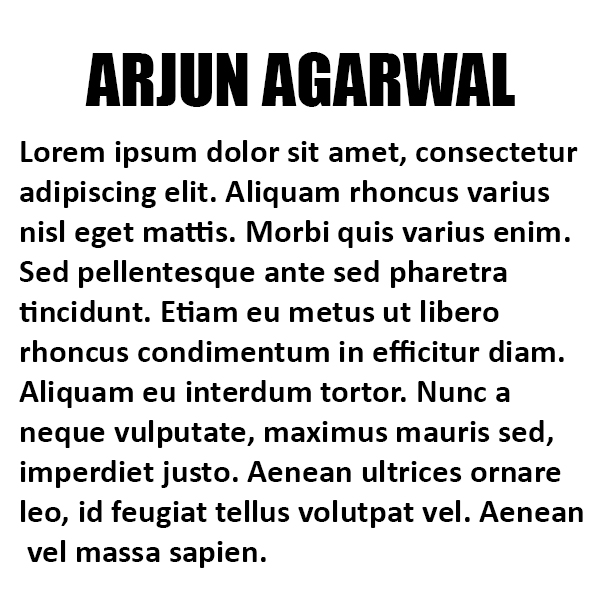
#> input picture input_images/arjun.jpg, 600 x 600 px
$ python encrypt2.py
#> lines starting #> are read from the running program, lines starting #| are printed output that depends on the picture; after the words box and inside, x2 and y2 are one past the last pixel; in counts of white or black regions, pixels touching at a corner belong together
from PIL import Image
import random
import time


def print_progress(percentage=0):
    percentage = int(percentage * 100)
    print('\r[%-20s] %d%%' % ('=' * (percentage // 5), percentage), end='')


def encrypt(filename):

#> called with filename = 'input_images/arjun.jpg'
    print()
    n = int(input("N: "))
#> the answer given: 3

    start_time = time.time()

    output_images_path = r'encrypted_images/'

    input_image = None
    output_images = []

    try:
        input_image = Image.open(filename)
#> input_image is the input picture: PIL image 600x600 RGB; min 0, max 255, mean 215
    except IOError:
        print('Input image does not exist')
        exit(1)

    input_image = input_image.convert('1')
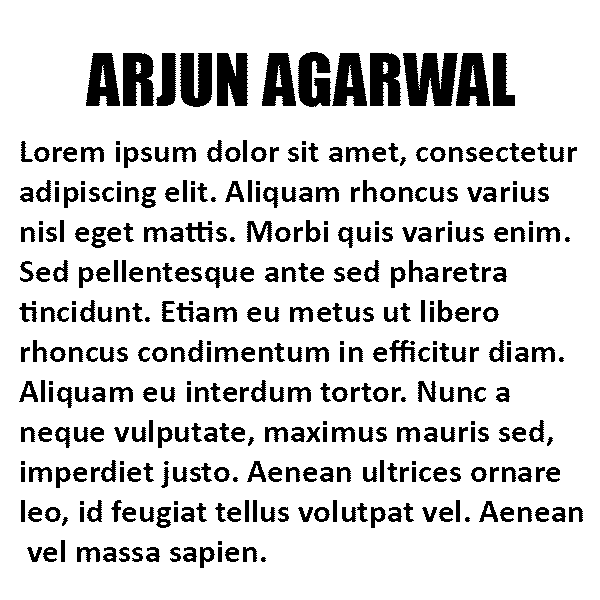
#> input_image: PIL image 600x600 1; 84.5% white; 386 black regions (34 under 20 px), largest, box (x1, y1, x2, y2) and area: (403, 53, 458, 106) 2148, (180, 53, 212, 107) 1414, (217, 53, 248, 106) 1413
    if input_image.mode != '1':
        print('Image could not be interpreted as a black and white image')
        exit(2)

    sizex, sizey = input_image.size
#> sizex = 600; sizey = 600

    for i in range(n):
        output_images.append(Image.new('1', (sizex, sizey), 0))

    for x in range(sizex):
        for y in range(sizey):

            pixel = input_image.getpixel((x, y))

            if pixel == 0:
                p = 1
                p = random.randint(0, n)
                if p % 2 == 0: p = (p + 1) % (n + 1)
            else:
                p = random.randint(0, n)
                if p % 2 == 1: p = (p + 1) % (n + 1)

            share_dist = [1] * p + [0] * (n - p)
            random.shuffle(share_dist)

            for i in range(n):
                output_images[i].putpixel((x, y), (1 - share_dist[i]) * 255)

        print_progress((x + 1) / sizex)

    for i in range(n):
        output_images[i].save(output_images_path + f'share_{i + 1}.png')
#> this loop made 3 passes
#> pass 1, in encrypt, `output_images[i].save(output_images_path + f'share_{i + 1}.png')`:
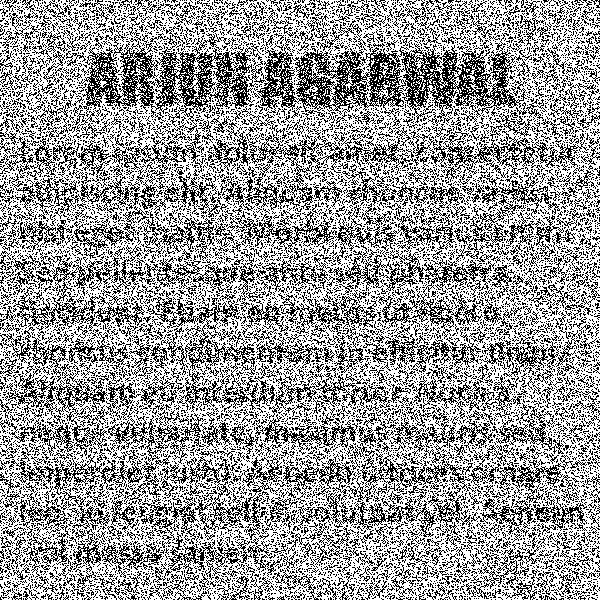
#> saved as share_1.png: PIL image 600x600 1; 61.6% white; black in thin lines or dots
#> pass 2, in encrypt, `output_images[i].save(output_images_path + f'share_{i + 1}.png')`:
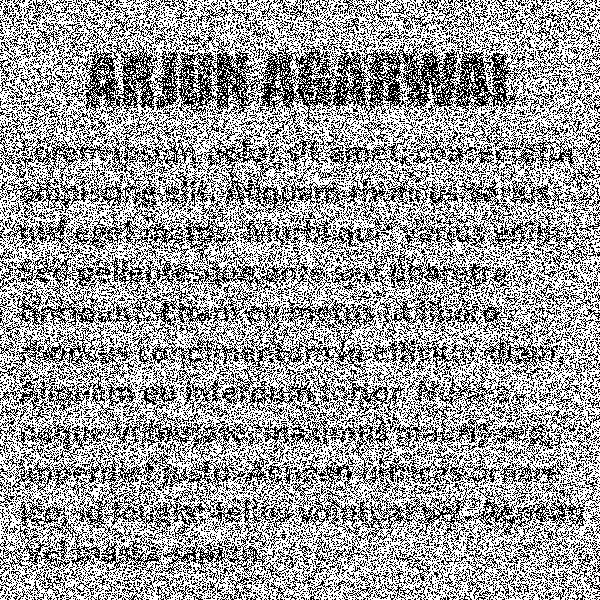
#> saved as share_2.png: PIL image 600x600 1; 61.5% white; black in thin lines or dots

    print(f'\nTime taken: {round(time.time() - start_time, 2)}s')

if __name__ == '__main__':
    encrypt(r'input_images/arjun.jpg')
